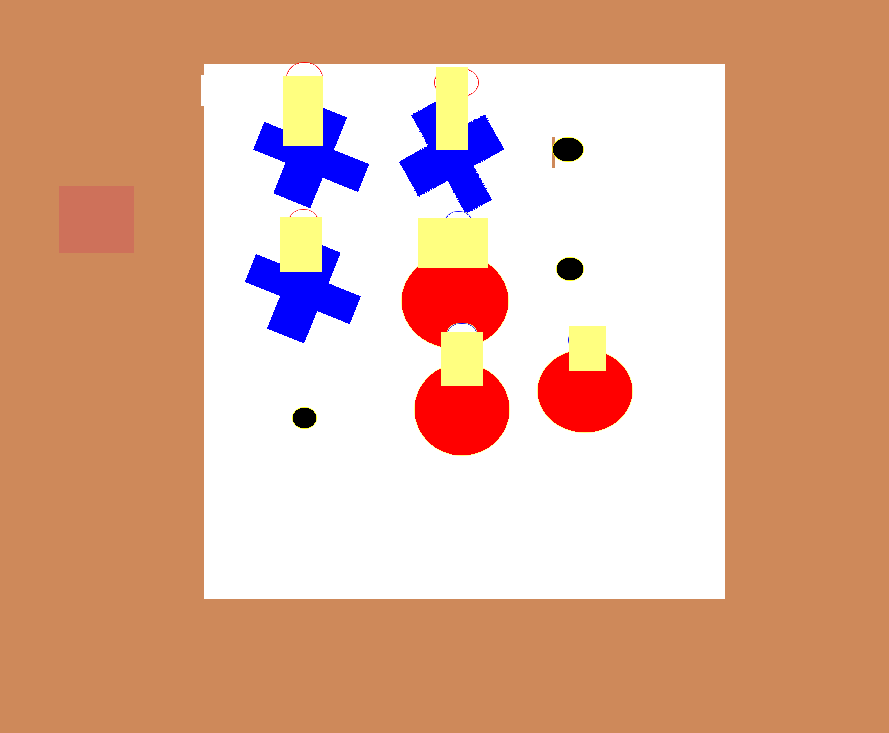
#> input picture vision/test.png, 889 x 733 px; its folder holds only this picture in this run
$ python -i vision.py   (imports and definitions only)
#> lines starting #> are read from the running program, lines starting #| are printed output that depends on the picture; after the words box and inside, x2 and y2 are one past the last pixel; in counts of white or black regions, pixels touching at a corner belong together
#> further down, picture is the input picture: shape (733, 889, 3); mean B, G, R 150, 173.7, 220.3
from pickletools import unicodestringnl
import cv2
import numpy as np

counter = 0
# [1 line not run here, left out]

# processes an image into the gameboard vector
def process_image(img):
    # image is initially BGR (confirmed)
    # convert to HSV (H[0,179], S[0,255], V[0,255])
    img = cv2.cvtColor(img, cv2.COLOR_BGR2HSV)
#> img: shape (733, 889, 3); mean H, S, V 10.4, 98.5, 226.4

    # cut away edges
    top_cut = int(img.shape[0]*1/3)
#> top_cut = 244
    bottom_cut = int(img.shape[0]*3/4)
#> bottom_cut = 549
    left_cut = int(img.shape[1]*1/4)
#> left_cut = 222
    right_cut = int(img.shape[1]*3/4)
#> right_cut = 666
    default_pixel = [180,255,255]
    img[:top_cut,:,:] = default_pixel
#> img: shape (733, 889, 3); mean H, S, V 65.8, 150.5, 235.9
    img[bottom_cut:,:,:] = default_pixel
#> img: shape (733, 889, 3); mean H, S, V 108.5, 184.1, 246.2
    img[:,:left_cut,:] = default_pixel
#> img: shape (733, 889, 3); mean H, S, V 126.1, 196.9, 250.9
    img[:,right_cut:,:] = default_pixel
#> img: shape (733, 889, 3); mean H, S, V 143.9, 212.4, 254.7

    #cv2.imwrite("cut.png", img)

    # ISOLATE BLACK DOTS, EMPTY LOCATIONS
    # threshold the BGR
    img_bgr = cv2.cvtColor(img, cv2.COLOR_HSV2BGR)
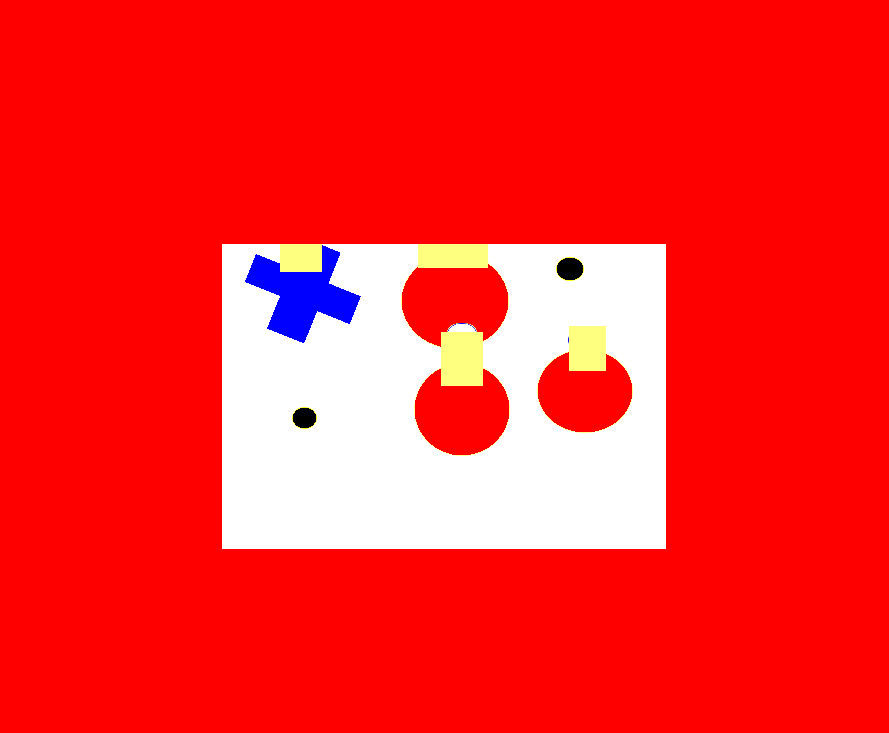
#> img_bgr: shape (733, 889, 3); mean B, G, R 44.3, 43.7, 252.6

    low_B = 0
    low_G = 0
    low_R = 0
    high_B = 100
    high_G = 80
    high_R = 80

    #img_black = cv2.inRange(img, (low_H, low_S, low_V), (high_H, high_S, high_V))
    img_black = cv2.inRange(img_bgr, (low_B, low_G, low_R), (high_B, high_G, high_R))
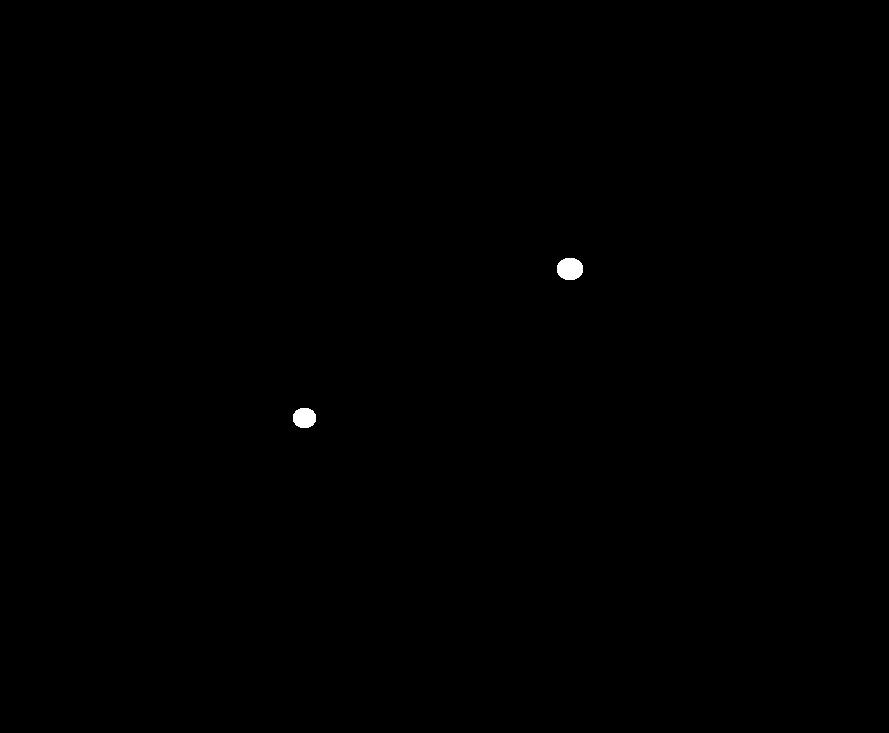
#> img_black: shape (733, 889); 0.13% white; 2 white regions, box (x1, y1, x2, y2) and area: (557, 258, 583, 280) 472, (293, 408, 316, 428) 380

    # decay, expand
    kernel = np.ones((5,5), np.uint8)
    img_black = cv2.erode(img_black, kernel, iterations=2)
#> img_black: shape (733, 889); 0.04% white; 2 white regions, box (x1, y1, x2, y2) and area: (562, 262, 578, 276) 152, (298, 412, 311, 424) 100
    img_black = cv2.dilate(img_black, kernel, iterations=4)
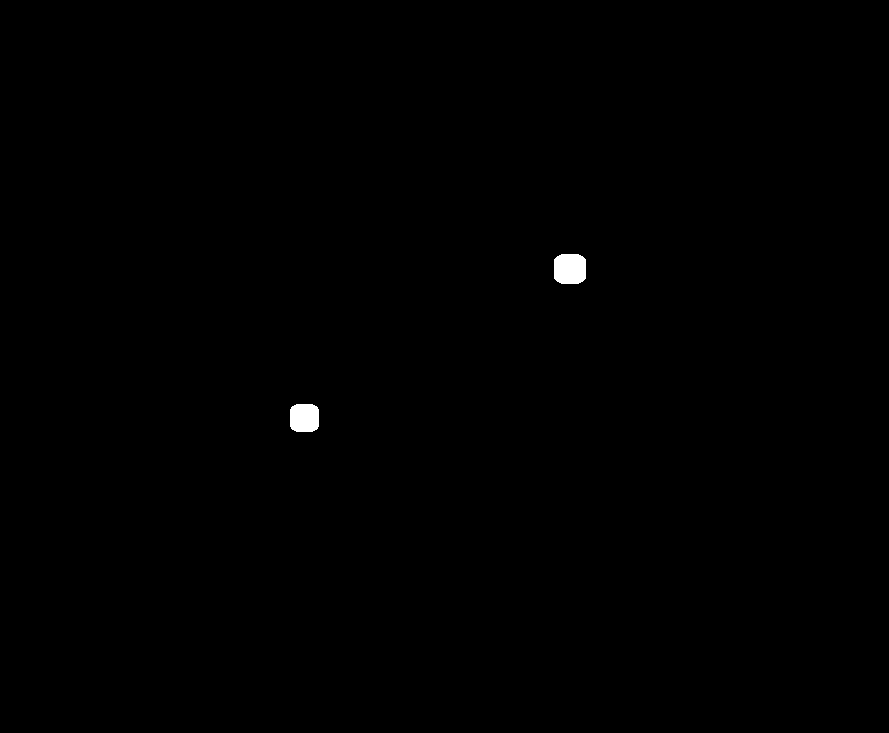
#> img_black: shape (733, 889); 0.25% white; 2 white regions, box (x1, y1, x2, y2) and area: (554, 254, 586, 284) 888, (290, 404, 319, 432) 756

    # find blobs
    img_black = cv2.bitwise_not(img_black)
    detector = cv2.SimpleBlobDetector_create()
    keypoints = detector.detect(img_black)
#> keypoints = 2 keypoints; (x, y, size): (570, 268, 34.6), (304, 418, 32)
    locations = cv2.KeyPoint_convert(keypoints)
#> locations = [[304, 417.5], [569.5, 268.5]]


    # if not two black blobs, error a bit
    if len(locations) < 2:
        print("Less than two black blobs", len(locations))
        #cv2.imshow("img.png", img_bgr)
        #cv2.imshow("img_black.png", img_black)
        #cv2.waitKey()
        return []

    # find the locations to the top left and bottom right extremes
    top_left = None
    min_dist_top_left = float("inf")

    bottom_right = None
    min_dist_bottom_right = float("inf")

    top_left_pos = (0,0)
    bottom_right_pos = img_black.shape
#> bottom_right_pos = (733, 889)

    for loc in locations:
        dist_top = np.sqrt((loc[0] - top_left_pos[0]) ** 2 + (loc[1] - top_left_pos[1]) ** 2)
        dist_bottom = np.sqrt((loc[0] - bottom_right_pos[0]) ** 2 + (loc[1] - bottom_right_pos[1]) ** 2)
        if dist_top < min_dist_top_left:
            min_dist_top_left = dist_top
            top_left = loc
        if dist_bottom < min_dist_bottom_right:
            min_dist_bottom_right = dist_bottom
            bottom_right = loc
#> this loop made 2 passes
#> (dist_top, dist_bottom, min_dist_top_left, min_dist_bottom_right, bottom_right) on pass 1: (516.5, 637.5, 516.5, 637.5, [304, 417.5])
#> (loc, dist_top, dist_bottom) on pass 2: ([569.5, 268.5], 629.6, 641.7)
#> after the loop, min_dist_bottom_right = 637.5; min_dist_top_left = 516.5

    locations = np.array([top_left, bottom_right])
#> locations = [[304, 417.5], [304, 417.5]]

    # sort locations top down left right
    #locations = locations[np.lexsort((locations[:,1], locations[:,0]))]

    #print("side coordinate markers", locations)

    # generate the snap locations
    x_left = locations[0][0]
#> x_left = 304
    y_top = locations[0][1]
#> y_top = 417.5
    x_diff = abs(locations[1][0] - locations[0][0])
#> x_diff = 0
    y_diff = abs(locations[0][1] - locations[1][1])
#> y_diff = 0
    x_iter = x_diff / 6
#> x_iter = 0
    y_iter = y_diff / 6
#> y_iter = 0

    snap_locations = np.zeros((9,2))
    idx = 0
    for r in range(0,3):
        for c in range(0,3):
            snap_locations[idx][0] = x_left + (2*c+1) * x_iter
            snap_locations[idx][1] = y_top + (2*r+1) * y_iter
            idx += 1
#> after the loop, idx = 9; snap_locations = [[304, 417.5], [304, 417.5], [304, 417.5], [304, 417.5], [304, 417.5], [304, 417.5], [304, 417.5], [304, 417.5], [304, 417.5]]

    #print("snap locations", snap_locations)

    empty_locations = locations
#> empty_locations = [[304, 417.5], [304, 417.5]]
    #print("empty", empty_locations)

    # ISOLATE BLUE X, X LOCATIONS
    # threshold the HSV
    low_B = 120
    low_G = 20
    low_R = 10
    high_B = 250
    high_G = 120
    high_R = 100

    img_blue = cv2.inRange(img_bgr, (low_B, low_G, low_R), (high_B, high_G, high_R))
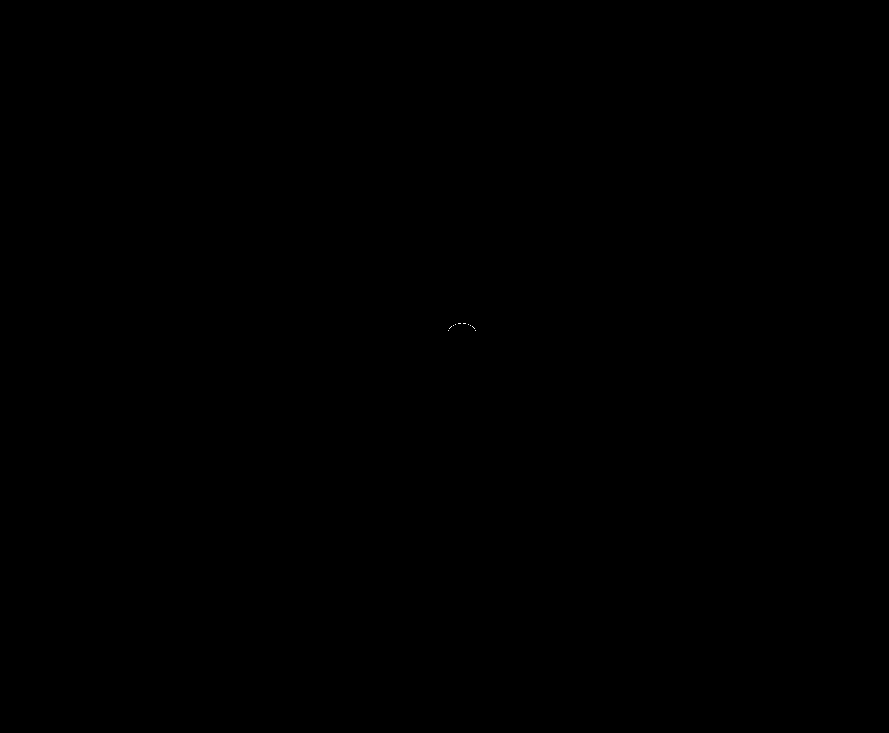
#> img_blue: shape (733, 889); 0% white in thin lines or dots, all inside (x1, y1, x2, y2) = (448, 323, 476, 331)

    # decay, expand
    kernel = np.ones((3,3), np.uint8)
    img_blue = cv2.erode(img_blue, kernel, iterations=1)
#> img_blue: shape (733, 889); every value is 0
    img_blue = cv2.dilate(img_blue, kernel, iterations=4)
    kernel = np.ones((10,10), np.uint8)
    img_blue = cv2.dilate(img_blue, kernel, iterations=1)

    # find blobs
    img_blue = cv2.bitwise_not(img_blue)
#> img_blue: shape (733, 889); every value is 255
    #img_blue = cv2.blur(img_blue, ksize=(5,5))

    params = cv2.SimpleBlobDetector_Params()
    params.filterByArea = True
    params.minArea = 32
    params.maxArea = 20000
    params.filterByCircularity = False
    params.filterByConvexity = False
    params.filterByInertia = False

    detector = cv2.SimpleBlobDetector_create(params)
    keypoints = detector.detect(img_blue)
#> keypoints = ()

    new_keypoints = []
    for k in keypoints:
        if k.size > 32 and k.size < 100:
            new_keypoints.append(k)
#> this loop made 0 passes
#> after the loop, new_keypoints = []
    keypoints = new_keypoints
#> keypoints = []
    #img_blue = cv2.drawKeypoints(img_blue, keypoints, np.array([]), (0,0,255), cv2.DRAW_MATCHES_FLAGS_DRAW_RICH_KEYPOINTS)

    locations = cv2.KeyPoint_convert(keypoints)
#> locations = ()

    x_locations = locations
#> x_locations = ()
    # [19 lines of commented-out code are left out]

    low_B = 0
    low_G = 0
    low_R = 120
    high_B = 250
    high_G = 100
    high_R = 250

    img_red = cv2.inRange(img_bgr, (low_B, low_G, low_R), (high_B, high_G, high_R))


    # decay, expand
    kernel = np.ones((5,5), np.uint8)
    img_red = cv2.erode(img_red, kernel, iterations=2)
    img_red = cv2.dilate(img_red, kernel, iterations=4)
    kernel = np.ones((10,10), np.uint8)
    img_red = cv2.dilate(img_red, kernel, iterations=0)

    # find blobs
    img_red = cv2.bitwise_not(img_red)
    img_red = cv2.blur(img_red, ksize=(5,5))

    params = cv2.SimpleBlobDetector_Params()
    params.filterByArea = False
    params.filterByCircularity = False
    params.filterByConvexity = False
    params.filterByInertia = False

    detector = cv2.SimpleBlobDetector_create(params)
    keypoints = detector.detect(img_red)
#> keypoints = ()
    locations = cv2.KeyPoint_convert(keypoints)


    o_locations = locations
#> o_locations = ()
    #print("O Locations", o_locations)

    markers = determine_coordinates(snap_locations, x_locations, o_locations)
#> in determine_coordinates, `snaps = np.hstack((snaps, np.ones((snaps.shape[0],1)) * 0))`: snaps = [[304, 417.5, 0], [304, 417.5, 0], [304, 417.5, 0], [304, 417.5, 0], [304, 417.5, 0], [304, 417.5, 0], [304, 417.5, 0], [304, 417.5, 0], [304, 417.5, 0]]
#> markers = [0, 0, 0, 0, 0, 0, 0, 0, 0]
    # [7 lines of commented-out code are left out]

    return markers


def determine_coordinates(snaps, x, o):
    # add marker type to each coord
    snaps = np.hstack((snaps, np.ones((snaps.shape[0],1)) * 0))
    if len(x) != 0:
        x = np.hstack((x, np.ones((x.shape[0],1)) * 1))
    if len(o) != 0:
        o = np.hstack((o, np.ones((o.shape[0],1)) * 2))

    # snap each x and o to closest point, count each at each location
    markers = [0, 0, 0, 0, 0, 0, 0, 0, 0]

    if len(x) != 0:
        for ix in range(x.shape[0]):
            min_dist = float("inf")
            snap = -1
            for i in range(snaps.shape[0]):
                dist = np.sqrt((x[ix][0] - snaps[i][0])**2 + (x[ix][1] - snaps[i][1])**2)
                if dist < min_dist:
                    snap = i
                    min_dist = dist
            #print("X", ix, "snap", snap, "dist", min_dist)
            markers[snap] = 1

    if len(o) != 0:
        for io in range(o.shape[0]):
            min_dist = float("inf")
            snap = -1
            for i in range(snaps.shape[0]):
                dist = np.sqrt((o[io][0] - snaps[i][0])**2 + (o[io][1] - snaps[i][1])**2)
                if dist < min_dist:
                    snap = i
                    min_dist = dist
            markers[snap] = 2

    return markers

# [4 lines not run here, left out]

>>> import cv2
>>> picture = cv2.imread('test.png')
>>> result = process_image(picture)
#> result = [0, 0, 0, 0, 0, 0, 0, 0, 0]
